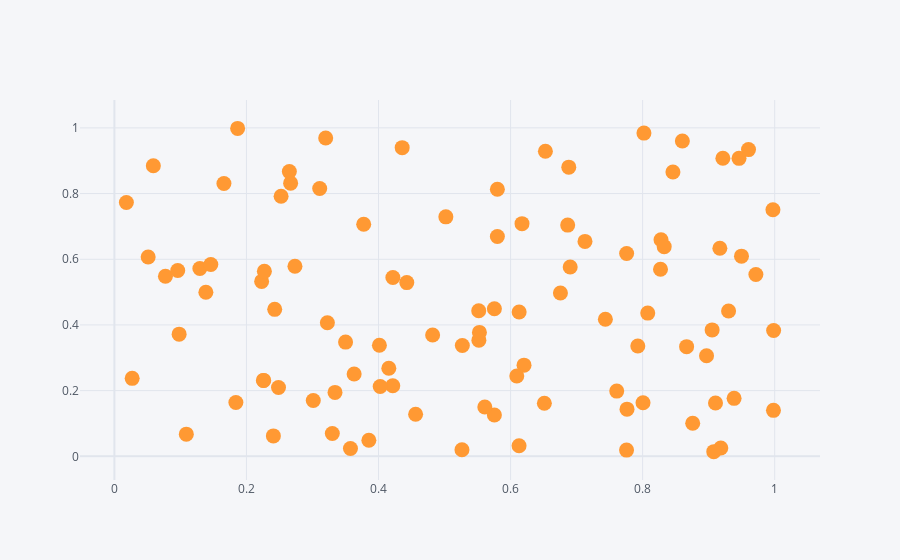

Here is the notebook cell this chart was saved with:
### Markdown cell above
# Scatter Plots

### Code cell
# Create scatter plot
df.iplot(kind = 'scatter', x = 'A', y = 'B', mode = 'markers',size = 15)
